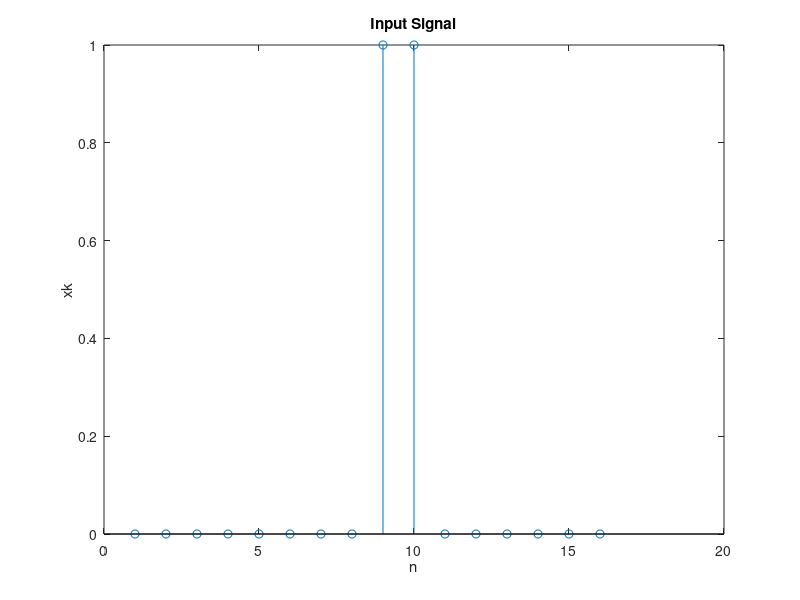

Write MATLAB code to recreate this figure. (Note: this script raises an error after producing the figure.)
%%%%%%%%%%%%%%%%%%%%%%%%%%%%%%%%%%%%%%%%%%%%%%%%%%%%%%%%%%%%%%%%%%%%%%%%%
% Name       : Shantanu Yadav
% Roll No.   : EE20MTECH12001
% Assignment : 02
% Course     : DSP Lab 2021
% 
% Details    : This file generates OFDM pulses 
%%%%%%%%%%%%%%%%%%%%%%%%%%%%%%%%%%%%%%%%%%%%%%%%%%%%%%%%%%%%%%%%%%%%%%%%%

clear all; close all; clc;

%% Inputs:
baseFreq = 5;             % Base Frequency
symTime = 1/baseFreq;     % Symbol Time
totalSubcarr = 2;         % Total Subcarriers (Should be less than or equal to FFT size)
fftSize = 16;             % FFT Size (Should be non zero integer)

% Code should not take any other input other than the above ones
% Code should run for all the valid combinations of the inputs above

% Find out the sampling frequency of the signal
fs=fftSize*baseFreq;
%% Generation of OFDM pulses
% This section of the code generates 'totalSubcarr' OFDM pulses for a given 
% symbol time 'symTime'
Ton=(totalSubcarr*symTime)/fftSize;
Ts=1/fs;
t_i=0:Ts:Ts*(fftSize-1);t_i=t_i';

xk=ones(totalSubcarr,1);
xk=[xk' zeros(1,(fftSize-totalSubcarr))]'
xk=ifftshift(xk);

figure(1);
stem(xk),title("Input Signal"),xlabel("n"),ylabel("xk");

%% DFT of OFDM signal using summation
% This section of the code takes the DFT of the OFDM signal 
s_i=idft(xk,fftSize);
%s_i=ifftshift(s_i);
%% DFT of OFDM signal using Matlab FFT
% This section of the code takes the FFT of the OFDM signal 

% Both the output (your DFT and Matlab FFT) output should exactly match
% You should explain why you have taken fftshift and what happens if you
% don't take it
%If fftshift is not used the N-fft algorithm (and dft algorithm) generates
%an output of size N with starting frequency to be 0 and the data is
%mirrored after N/2 samples i.e for any x between [0,N/2] the fft output
%has the property that fft_output(x)=fft_output(x+N/2). 
%By using fftshift it rearranges the output by shifting the zero-frequency
%compenent to the centre.

s_i2=ifft(xk,fftSize);
%s_i2=ifftshift(s_i2);

figure(2);
subplot(211),plot(t_i,abs(s_i)),title("IDFT"),xlabel("time(t)"),ylabel("s(t)");
subplot(212),plot(t_i,abs(s_i2)),title("IFFT"),xlabel("time(t)"),ylabel("s(t)");

%% Plotting the spectrum of the signal
% This section plots the spectrum of the signal
Xk=fft(s_i);
%Xk=fftshift(Xk);
figure(3);
stem(Xk),title("DFT"),xlabel("N-values"),ylabel("Xk");

% Spectrum should exactly match the signal taken in the input. 

% If the spectrum doesn't match for any specific case then you should
% mention that case along with the reasons

% Power of the all the frequency bins should be 1. And you should mentioned
% how you have done the power adjustment (if you have done it)
%Power normalization is done by dividing ofdm signal vector
%by square root of power content of ofdm signal vector times the fftSize.

%% Function Definitions

function Yf=idft(yk,N)
for k=0:N-1
    sum=0;
    for i=0:N-1   
        sum=sum+yk(i+1)*exp(j*2*pi*k*i/N);
    end
    Yf(k+1)=sum;
end
Yf=Yf.'/N;
end
